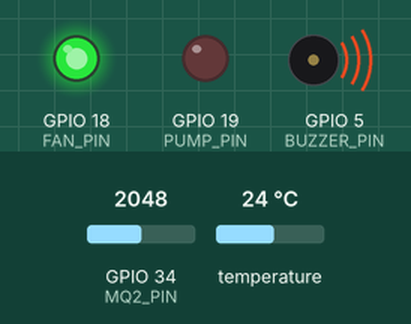
Simulated run of this sketch. Board: ESP32. Parts: output pins drawn as LEDs (lit = HIGH), buzzer (waves = sounding). The test bench sets the inputs (shaded band); at power-on: GPIO 34 (MQ2_PIN) = 2048, temperature 24 °C. WiFi joins after 1.5 s; servers stay silent unless stated; no MQTT or app messages arrive unless stated; what the sketch prints to the serial monitor is not drawn.

Above: at 1.7 s.
1.8 s: GPIO 34 (MQ2_PIN) set to 1984
At 5.5 s:
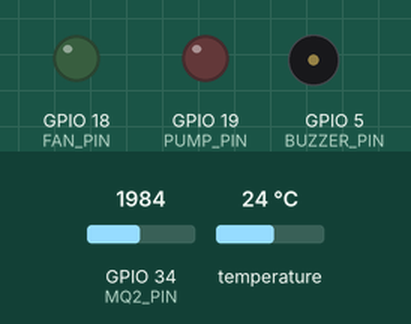
8.7 s: GPIO 34 (MQ2_PIN) set to 2866
At 10.7 s:
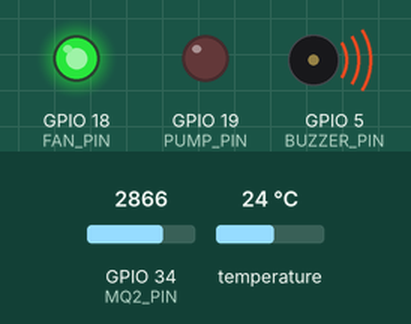
11.1 s: GPIO 34 (MQ2_PIN) set to 2047
At 13.0 s:
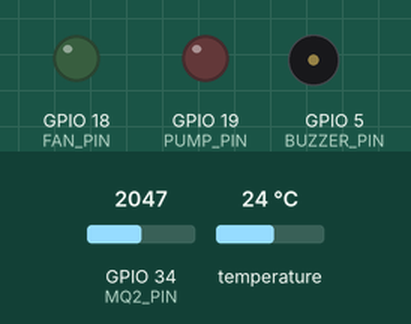
Timing chart, 0 to 14.5 s (numbered marks = the images above; inputs shaded):
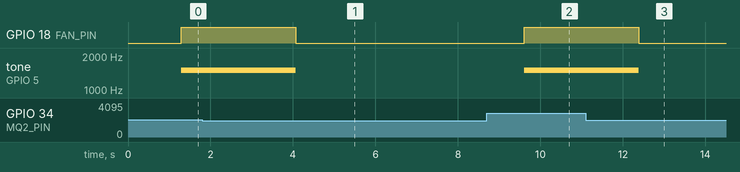

Measured:
- the behaviour switches between 2048 and 2047 on GPIO 34 (MQ2_PIN) (found by bisection; images 0 and 1)
- after the input at 1.8 s, GPIO 18 (FAN_PIN): HIGH → LOW after 2.3 s; tone on GPIO 5 (BUZZER_PIN): 1500 Hz → silent after 2.3 s
- after the input at 8.7 s, GPIO 18 (FAN_PIN): LOW → HIGH after 0.91 s; tone on GPIO 5 (BUZZER_PIN): silent → 1500 Hz after 0.91 s
- after the input at 11.1 s, GPIO 18 (FAN_PIN): HIGH → LOW after 1.3 s; tone on GPIO 5 (BUZZER_PIN): 1500 Hz → silent after 1.3 s

The sketch:

sketch.ino
```cpp
#include <WiFi.h>
#include <PubSubClient.h>
#include <ArduinoJson.h>
#include <OneWire.h>
#include <DallasTemperature.h>

// ============================================================
// CẤU HÌNH PHẦN CỨNG & CHÂN KẾT NỐI (ESP32 - KHỚP DIAGRAM.JSON)
// ============================================================
#define MQ2_PIN     34  // Chân Analog ADC1_CH6 đọc cảm biến khí gas MQ-2 (gas1:AOUT)
#define TEMP_PIN    4   // Chân 1-Wire đọc cảm biến nhiệt độ DS18B20 (temp1:DQ)
#define FAN_PIN     18  // LED Xanh lá (led2 qua r1) - Đại diện cho Quạt thông gió
#define PUMP_PIN    19  // LED Đỏ (led1 qua r2) - Đại diện cho Máy bơm nước
#define BUZZER_PIN  5   // Còi cảnh báo (bz1)

// Ngưỡng cảnh báo mặc định
#define GAS_THRESHOLD_PCT   50.0f   // Ngưỡng nồng độ khí gas (%) -> Bật Quạt (GPIO 18)
#define TEMP_THRESHOLD_C    45.0f   // Ngưỡng nhiệt độ (°C) -> Bật Máy bơm (GPIO 19)

// ============================================================
// CẤU HÌNH MẠNG WI-FI & MQTT BROKER
// ============================================================
const char* WIFI_SSID     = "Wokwi-GUEST";
const char* WIFI_PASSWORD = "";

const char* MQTT_BROKER   = "broker.emqx.io";
const int   MQTT_PORT     = 1883;
const char* TOPIC_DATA    = "lab3/fire_alarm/data";
const char* TOPIC_CONTROL = "lab3/fire_alarm/control";

// ============================================================
// CẤU TRÚC DỮ LIỆU & ĐỐI TƯỢNG FREERTOS
// ============================================================
typedef struct {
  int rawGas;           // Giá trị ADC thô (0 - 4095)
  float gasPercent;     // Nồng độ khí gas quy đổi (%)
  int gasPPM;           // Nồng độ khí gas ước lượng (PPM)
  float temperature;    // Nhiệt độ (°C) từ DS18B20
  uint32_t timestamp;   // Thời điểm đọc (ms)
} SensorData_t;

// Hàng đợi (Queue) giao tiếp giữa các Task
QueueHandle_t dataQueue = NULL;   // TaskReadSensor -> TaskTransmitData
QueueHandle_t dataAlert = NULL;   // TaskReadSensor -> TaskAlertControl

// Cờ hiệu (Mutex Semaphore) bảo vệ tài nguyên dùng chung
SemaphoreHandle_t xSerialMutex  = NULL;
SemaphoreHandle_t xControlMutex = NULL;

// Biến trạng thái điều khiển và cơ cấu chấp hành
volatile bool manualMode       = false;
volatile bool manualFanState   = false;
volatile bool manualPumpState  = false;
volatile bool currentFanState  = false;
volatile bool currentPumpState = false;
volatile bool currentGasAlert  = false;
volatile bool currentTempAlert = false;

// Đối tượng cảm biến DS18B20 & mạng
OneWire oneWire(TEMP_PIN);
DallasTemperature tempSensor(&oneWire);
WiFiClient espClient;
PubSubClient mqttClient(espClient);

// ============================================================
// HÀM HỖ TRỢ IN LOG AN TOÀN VỚI MUTEX
// ============================================================
void safePrint(const String& msg) {
  if (xSerialMutex != NULL && xSemaphoreTake(xSerialMutex, pdMS_TO_TICKS(200)) == pdTRUE) {
    Serial.println(msg);
    xSemaphoreGive(xSerialMutex);
  }
}

// ============================================================
// CALLBACK NHẬN LỆNH ĐIỀU KHIỂN TỪ MQTT BROKER (WEB -> ESP32)
// ============================================================
void mqttCallback(char* topic, byte* payload, unsigned int length) {
  String message;
  message.reserve(length + 1);
  for (unsigned int i = 0; i < length; i++) {
    message += (char)payload[i];
  }

  safePrint("[MQTT RX] Topic: " + String(topic) + " | Payload: " + message);

  StaticJsonDocument<256> doc;
  DeserializationError err = deserializeJson(doc, message);
  if (err) {
    safePrint("[MQTT ERROR] Loi giai ma JSON lenh dieu khien!");
    return;
  }

  if (xSemaphoreTake(xControlMutex, pdMS_TO_TICKS(200)) == pdTRUE) {
    if (doc.containsKey("mode")) {
      String modeStr = doc["mode"].as<String>();
      modeStr.toLowerCase();
      manualMode = (modeStr == "manual");
    }
    if (doc.containsKey("fan")) {
      manualFanState = doc["fan"].as<bool>();
      if (!doc.containsKey("mode")) {
        manualMode = true;
      }
    }
    if (doc.containsKey("pump")) {
      manualPumpState = doc["pump"].as<bool>();
      if (!doc.containsKey("mode")) {
        manualMode = true;
      }
    }
    xSemaphoreGive(xControlMutex);
  }
}

// ============================================================
// TASK 1: TASK ĐỌC DATA (CHẠY TRÊN CORE 1)
// Đọc MQ2 (GPIO 34) + DS18B20 (GPIO 4), in Serial và đẩy vào dataQueue & dataAlert
// ============================================================
void TaskReadSensor(void* pvParameters) {
  (void)pvParameters;
  safePrint("[TaskReadSensor] Khoi chay tren Core " + String(xPortGetCoreID()));

  for (;;) {
    // 1. Đọc giá trị cảm biến khí gas MQ-2 (ADC 12-bit: 0 - 4095)
    int rawGas = analogRead(MQ2_PIN);
    float gasPct = (rawGas / 4095.0f) * 100.0f;
    int gasPpm = map(rawGas, 0, 4095, 0, 10000);

    // 2. Đọc nhiệt độ từ cảm biến DS18B20 (GPIO 4)
    tempSensor.requestTemperatures();
    float temp = tempSensor.getTempCByIndex(0);

    if (temp == DEVICE_DISCONNECTED_C || isnan(temp)) {
      safePrint("[TaskReadSensor] Canh bao: Khong doc duoc DS18B20, giu gia tri mac dinh 25.0 C.");
      temp = 25.0f;
    }

    // Đóng gói dữ liệu cảm biến
    SensorData_t sensorData;
    sensorData.rawGas      = rawGas;
    sensorData.gasPercent  = gasPct;
    sensorData.gasPPM      = gasPpm;
    sensorData.temperature = temp;
    sensorData.timestamp   = millis();

    // 3. Hiển thị dữ liệu qua giao tiếp Serial (bảo vệ bởi Mutex)
    if (xSemaphoreTake(xSerialMutex, pdMS_TO_TICKS(200)) == pdTRUE) {
      Serial.println("--------------------------------------------------");
      Serial.printf("[CORE %d | TaskReadSensor] Gas ADC: %d | Gas: %.1f%% (%d ppm) | Nhiet do (DS18B20): %.1f C\n",
                    xPortGetCoreID(), sensorData.rawGas, sensorData.gasPercent,
                    sensorData.gasPPM, sensorData.temperature);
      xSemaphoreGive(xSerialMutex);
    }

    // 4. Gửi dữ liệu đầy đủ vào hàng đợi "dataQueue" và "dataAlert"
    if (xQueueSend(dataQueue, &sensorData, pdMS_TO_TICKS(100)) != pdPASS) {
      SensorData_t dummy;
      xQueueReceive(dataQueue, &dummy, 0);
      xQueueSend(dataQueue, &sensorData, 0);
    }

    if (xQueueSend(dataAlert, &sensorData, pdMS_TO_TICKS(100)) != pdPASS) {
      SensorData_t dummy;
      xQueueReceive(dataAlert, &dummy, 0);
      xQueueSend(dataAlert, &sensorData, 0);
    }

    // Chu kỳ đọc cảm biến: 2 giây
    vTaskDelay(pdMS_TO_TICKS(2000));
  }
}

// ============================================================
// TASK 2: TASK CẢNH BÁO (CHẠY TRÊN CORE 1)
// Đọc dữ liệu từ dataAlert và điều khiển Quạt (GPIO 18), Máy bơm (GPIO 19), Còi (GPIO 5)
// ============================================================
void TaskAlertControl(void* pvParameters) {
  (void)pvParameters;
  safePrint("[TaskAlertControl] Khoi chay tren Core " + String(xPortGetCoreID()));

  SensorData_t latestData = {0, 0.0f, 0, 25.0f, 0};
  bool hasData = false;

  for (;;) {
    SensorData_t incomingData;
    if (xQueueReceive(dataAlert, &incomingData, pdMS_TO_TICKS(200)) == pdPASS) {
      latestData = incomingData;
      hasData = true;
    }

    if (!hasData) {
      continue;
    }

    bool gasOver  = (latestData.gasPercent >= GAS_THRESHOLD_PCT);
    bool tempOver = (latestData.temperature >= TEMP_THRESHOLD_C);

    bool targetFan  = false;
    bool targetPump = false;
    bool isManual   = false;

    if (xSemaphoreTake(xControlMutex, pdMS_TO_TICKS(100)) == pdTRUE) {
      isManual = manualMode;
      if (isManual) {
        // Chế độ Manual: Điều khiển Quạt/Máy bơm theo nút nhấn từ Web
        targetFan  = manualFanState;
        targetPump = manualPumpState;
      } else {
        // Chế độ Auto: Quạt bật khi Gas vượt ngưỡng, Máy bơm bật khi Nhiệt độ vượt ngưỡng
        targetFan  = gasOver;
        targetPump = tempOver;
      }

      currentFanState  = targetFan;
      currentPumpState = targetPump;
      currentGasAlert  = gasOver;
      currentTempAlert = tempOver;
      xSemaphoreGive(xControlMutex);
    }

    // Điều khiển LED đại diện Quạt (GPIO 18) & Máy bơm (GPIO 19)
    digitalWrite(FAN_PIN, targetFan ? HIGH : LOW);
    digitalWrite(PUMP_PIN, targetPump ? HIGH : LOW);

    // Kích hoạt còi cảnh báo (GPIO 5) khi khí gas hoặc nhiệt độ vượt ngưỡng
    if (gasOver || tempOver) {
      tone(BUZZER_PIN, 1500);
    } else {
      noTone(BUZZER_PIN);
    }

    static bool prevFan = false, prevPump = false, prevMode = false;
    static uint32_t lastLogTs = 0;
    if (latestData.timestamp != lastLogTs || targetFan != prevFan || targetPump != prevPump || isManual != prevMode) {
      lastLogTs = latestData.timestamp;
      prevFan   = targetFan;
      prevPump  = targetPump;
      prevMode  = isManual;

      if (xSemaphoreTake(xSerialMutex, pdMS_TO_TICKS(100)) == pdTRUE) {
        Serial.printf("[CORE %d | TaskAlertControl] Mode: %s | Quat (LED Xanh GPIO18): %s | May bom (LED Do GPIO19): %s | Canh bao: %s\n",
                      xPortGetCoreID(),
                      isManual ? "MANUAL" : "AUTO",
                      targetFan ? "BAT" : "TAT",
                      targetPump ? "BAT" : "TAT",
                      (gasOver || tempOver) ? "NGUY HIEM!" : "An toan");
        xSemaphoreGive(xSerialMutex);
      }
    }
  }
}

// ============================================================
// HÀM KẾT NỐI WI-FI & MQTT TRONG TASK TRUYỀN DATA (CORE 0)
// ============================================================
void ensureWiFiConnected() {
  if (WiFi.status() == WL_CONNECTED) return;

  safePrint("[TaskTransmitData] Dang ket noi Wi-Fi: " + String(WIFI_SSID) + "...");
  WiFi.mode(WIFI_STA);
  WiFi.begin(WIFI_SSID, WIFI_PASSWORD);

  unsigned long startAttempt = millis();
  while (WiFi.status() != WL_CONNECTED && millis() - startAttempt < 10000) {
    vTaskDelay(pdMS_TO_TICKS(250));
  }

  if (WiFi.status() == WL_CONNECTED) {
    safePrint("[TaskTransmitData] Da ket noi Wi-Fi! IP: " + WiFi.localIP().toString());
  } else {
    safePrint("[TaskTransmitData] Ket noi Wi-Fi that bai, se thu lai...");
  }
}

void ensureMQTTConnected() {
  if (WiFi.status() != WL_CONNECTED) return;
  if (mqttClient.connected()) return;

  String clientId = "ESP32_FireAlarm_" + String((uint32_t)ESP.getEfuseMac(), HEX);
  safePrint("[TaskTransmitData] Dang ket noi MQTT Broker: " + String(MQTT_BROKER) + "...");

  if (mqttClient.connect(clientId.c_str())) {
    safePrint("[TaskTransmitData] Da ket noi MQTT Broker thanh cong!");
    mqttClient.subscribe(TOPIC_CONTROL);
    safePrint("[TaskTransmitData] Da dang ky lang nghe topic: " + String(TOPIC_CONTROL));
  } else {
    safePrint("[TaskTransmitData] Ket noi MQTT that bai, rc=" + String(mqttClient.state()));
    vTaskDelay(pdMS_TO_TICKS(2000));
  }
}

// ============================================================
// TASK 3: TASK TRUYỀN DATA (CHẠY TRÊN CORE 0)
// Kết nối Wi-Fi & MQTT, đọc dữ liệu từ dataQueue và gửi lên Broker
// ============================================================
void TaskTransmitData(void* pvParameters) {
  (void)pvParameters;
  safePrint("[TaskTransmitData] Khoi chay tren Core " + String(xPortGetCoreID()));

  mqttClient.setServer(MQTT_BROKER, MQTT_PORT);
  mqttClient.setCallback(mqttCallback);

  SensorData_t txData;

  for (;;) {
    ensureWiFiConnected();
    if (WiFi.status() == WL_CONNECTED) {
      ensureMQTTConnected();
      mqttClient.loop();
    }

    if (WiFi.status() == WL_CONNECTED && mqttClient.connected()) {
      if (xQueueReceive(dataQueue, &txData, pdMS_TO_TICKS(100)) == pdPASS) {
        bool fanState, pumpState, isManual, gasAlert, tempAlert;

        if (xSemaphoreTake(xControlMutex, pdMS_TO_TICKS(100)) == pdTRUE) {
          fanState  = currentFanState;
          pumpState = currentPumpState;
          isManual  = manualMode;
          gasAlert  = currentGasAlert;
          tempAlert = currentTempAlert;
          xSemaphoreGive(xControlMutex);
        }

        StaticJsonDocument<320> doc;
        doc["gas"]        = round(txData.gasPercent * 10.0) / 10.0;
        doc["gas_ppm"]    = txData.gasPPM;
        doc["raw_gas"]    = txData.rawGas;
        doc["temp"]       = round(txData.temperature * 10.0) / 10.0;
        doc["fan"]        = fanState;
        doc["pump"]       = pumpState;
        doc["mode"]       = isManual ? "manual" : "auto";
        doc["gas_alert"]  = gasAlert;
        doc["temp_alert"] = tempAlert;

        char jsonBuffer[320];
        serializeJson(doc, jsonBuffer);

        if (mqttClient.publish(TOPIC_DATA, jsonBuffer)) {
          safePrint("[CORE " + String(xPortGetCoreID()) + " | TaskTransmitData] MQTT TX -> " + String(jsonBuffer));
        } else {
          safePrint("[TaskTransmitData] Loi gui du lieu len MQTT Broker!");
        }
      }
    } else {
      vTaskDelay(pdMS_TO_TICKS(500));
    }

    vTaskDelay(pdMS_TO_TICKS(50));
  }
}

// ============================================================
// HÀM SETUP: KHỞI TẠO PHẦN CỨNG, QUEUE, SEMAPHORE VÀ TASK
// ============================================================
void setup() {
  Serial.begin(115200);
  delay(500);
  Serial.println("\n=== HE THONG BAO CHAY GIA DINH ESP32 + FREERTOS + MQTT ===");

  pinMode(MQ2_PIN, INPUT);
  pinMode(FAN_PIN, OUTPUT);
  pinMode(PUMP_PIN, OUTPUT);
  pinMode(BUZZER_PIN, OUTPUT);

  digitalWrite(FAN_PIN, LOW);
  digitalWrite(PUMP_PIN, LOW);
  noTone(BUZZER_PIN);

  // Khởi tạo cảm biến nhiệt độ DS18B20
  tempSensor.begin();

  // Tạo Mutex Semaphore
  xSerialMutex  = xSemaphoreCreateMutex();
  xControlMutex = xSemaphoreCreateMutex();

  // Tạo 2 Hàng đợi (Queue) chứa tối đa 10 gói SensorData_t
  dataQueue = xQueueCreate(10, sizeof(SensorData_t));
  dataAlert = xQueueCreate(10, sizeof(SensorData_t));

  if (dataQueue == NULL || dataAlert == NULL || xSerialMutex == NULL || xControlMutex == NULL) {
    Serial.println("[FATAL] Khong the tao Queue hoac Semaphore!");
    while (true) {
      delay(1000);
    }
  }

  // Khởi tạo 3 Task theo đúng phân bổ Core của Đề 3
  xTaskCreatePinnedToCore(
    TaskTransmitData,   // Hàm thực thi
    "Task truyền data", // Tên Task
    8192,               // Stack cho WiFi/MQTT/JSON
    NULL,
    2,
    NULL,
    0                   // Ghim vào Core 0
  );

  xTaskCreatePinnedToCore(
    TaskReadSensor,     // Hàm thực thi
    "Task đọc data",    // Tên Task
    4096,
    NULL,
    2,
    NULL,
    1                   // Ghim vào Core 1
  );

  xTaskCreatePinnedToCore(
    TaskAlertControl,   // Hàm thực thi
    "Task cảnh báo",    // Tên Task
    4096,
    NULL,
    3,                  // Độ ưu tiên cao nhất để phản ứng cảnh báo tức thời
    NULL,
    1                   // Ghim vào Core 1
  );
}

void loop() {
  vTaskDelay(pdMS_TO_TICKS(1000));
}
```
